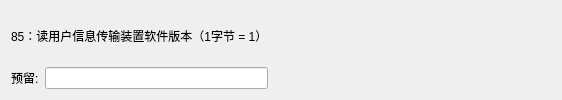
               <widget class="QWidget" name="page_32">
                <layout class="QGridLayout" name="gridLayout_35">
                 <item row="1" column="0">
                  <widget class="QLabel" name="label_117">
                   <property name="text">
                    <string>预留:</string>
                   </property>
                  </widget>
                 </item>
                 <item row="0" column="0" colspan="2">
                  <widget class="QLabel" name="label_116">
                   <property name="maximumSize">
                    <size>
                     <width>16777215</width>
                     <height>60</height>
                    </size>
                   </property>
                   <property name="text">
                    <string>85：读用户信息传输装置软件版本（1字节 = 1）</string>
                   </property>
                  </widget>
                 </item>
                 <item row="1" column="1">
                  <widget class="QLineEdit" name="Line_85_1"/>
                 </item>
                 <item row="1" column="2">
                  <spacer name="horizontalSpacer_26">
                   <property name="orientation">
                    <enum>Qt::Orientation::Horizontal</enum>
                   </property>
                   <property name="sizeHint" stdset="0">
                    <size>
                     <width>283</width>
                     <height>20</height>
                    </size>
                   </property>
                  </spacer>
                 </item>
                </layout>
               </widget>
